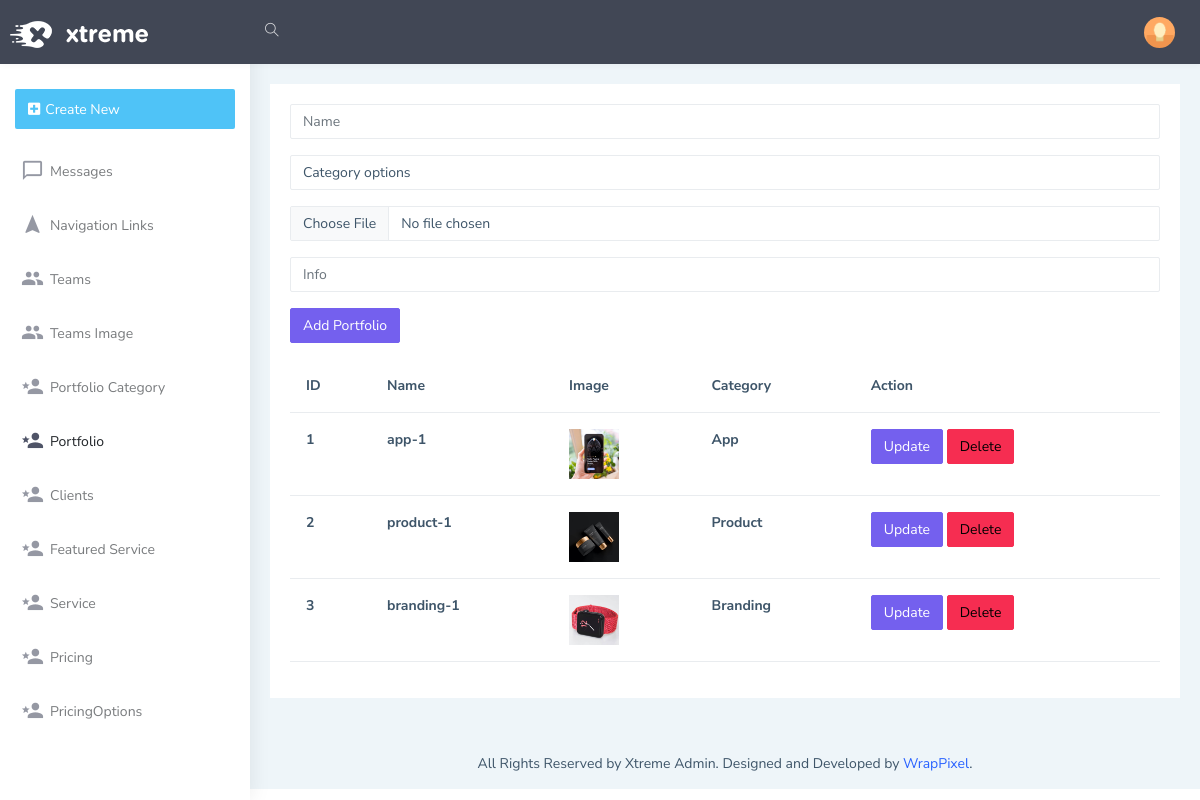
Before: /admin/portfolio with the older database file.
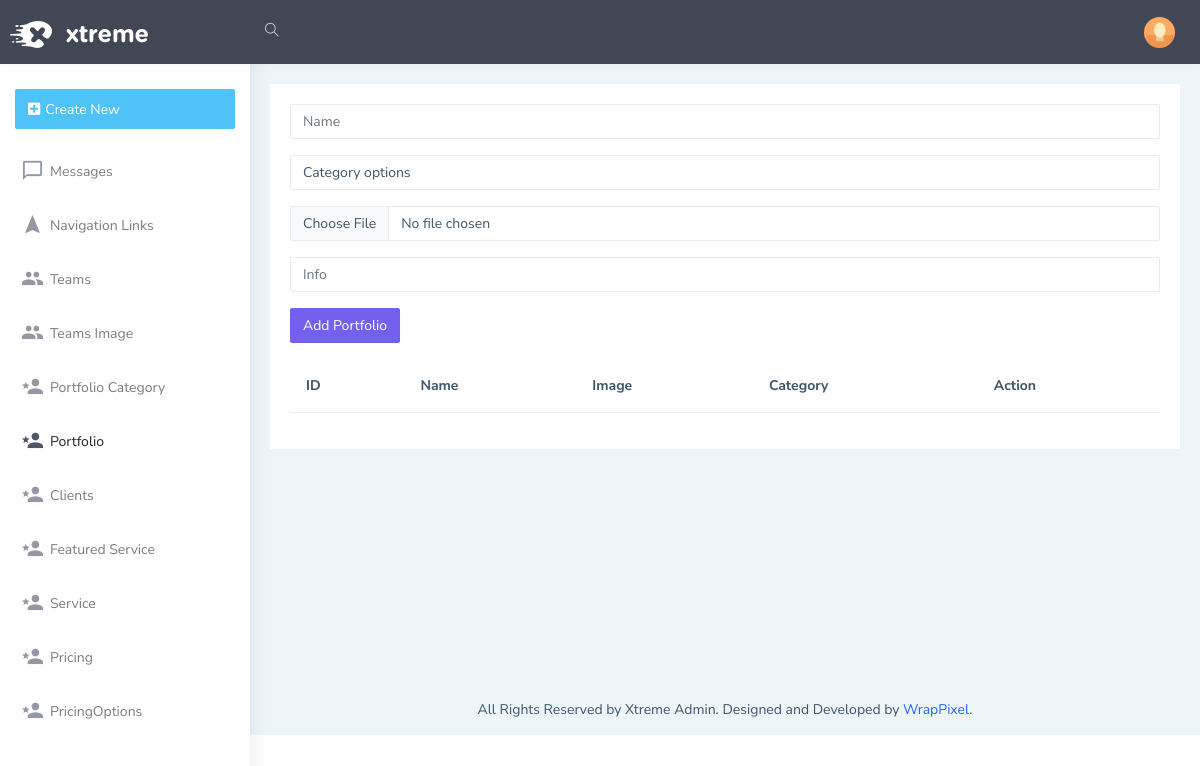
After: the same page with the newer database file.
### models.py (models this page shows)
class Portfolio(db.Model):
    Id=db.Column(db.Integer,primary_key=True,autoincrement=True)
    name=db.Column(db.String(25))
    Category_id=db.Column(db.Integer, db.ForeignKey('portfolio_category.Id'))
    img=db.Column(db.String(50))
    info=db.Column(db.String(100))

class PortfolioCategory(db.Model):
    Id=db.Column(db.Integer,primary_key=True,autoincrement=True)
    name=db.Column(db.String(50))
    portfolios=db.relationship('Portfolio', backref='portfolio_category', lazy=True)

### admin/routes.py (the view)
@admin_bp.route('/portfolio', methods=['GET','POST'])
def portfolio():
    from models import PortfolioCategory
    categoies=PortfolioCategory.query.all()
    portfolios=Portfolio.query.all()
    portfolioform=PortfolioForm()
    return render_template('admin/portfolio/portfolio.html',portfolioform=portfolioform,categoies=categoies,portfolios=portfolios,PortfolioCategory=PortfolioCategory)

### admin/forms.py
class PortfolioForm(FlaskForm):
    name=StringField('name')
    category_id=IntegerField('category_id')
    img=FileField('img')
    info=StringField('info')
    submit=SubmitField('Add Portfolio')

### admin/templates/admin/portfolio/portfolio.html (shortened to what this page needs)
{% extends 'admin/layout.html' %}
{% block body %}
<form action="/admin/portfolio/add" method="POST" enctype="multipart/form-data">
    <div class="mb-3">
      {{portfolioform.name(class="form-control", id="exampleFormControlInput1", placeholder="Name")}}
    </div>
    <select name="Category" class="form-control">
      <option value="Category options">Category options</option>
    </select>
    <div class="mb-3">
      {{portfolioform.img(class="form-control my-3", id="exampleFormControlInput1", placeholder="Image")}}
    </div>
    <div class="mb-3">
      {{portfolioform.info(class="form-control", id="exampleFormControlInput1", placeholder="Info")}}
    </div>
    <div class="mb-3">
      {{portfolioform.submit(class="btn btn-primary", id="exampleFormControlInput1", placeholder="Add Portfolio")}}
    </div>
<table class="table">
  <thead>
    <tr>
      <th scope="col">ID</th>
      <th scope="col">Name</th>
      <th scope="col">Image</th>
      <th scope="col">Category</th>
      <th scope="col">Action</th>
    </tr>
  </thead>
  <tbody>
    {% for portfolio in portfolios %}
      <tr>
        <th>{{portfolio.Id}}</th>
        <th>{{portfolio.name}}</th>
        <th>
          <img src="/static/uploads/{{portfolio.img}}" style="width: 50px; height: 50px; object-fit:cover;">
        </th>
        <th>{{PortfolioCategory.query.filter_by(Id=portfolio.Category_id).first().name}}</th>
        <th>
          <a href="/admin/portfolio/update/{{portfolio.Id}}" class="btn btn-primary">Update</a>
          <a href="/admin/portfolio/delete/{{portfolio.Id}}" class="btn btn-danger">Delete</a>
        </th>
      </tr>
    {% endfor %}
  </tbody>
</table>
{% endblock %}}

Changed rows visible on the page:
removed Portfolio: Id "1", name "app-1", img (picture)
removed PortfolioCategory: query.filter_by "App"
removed Portfolio: Id "2", name "product-1", img (picture)
removed PortfolioCategory: query.filter_by "Product"
removed Portfolio: Id "3", name "branding-1", img (picture)
removed PortfolioCategory: query.filter_by "Branding"
